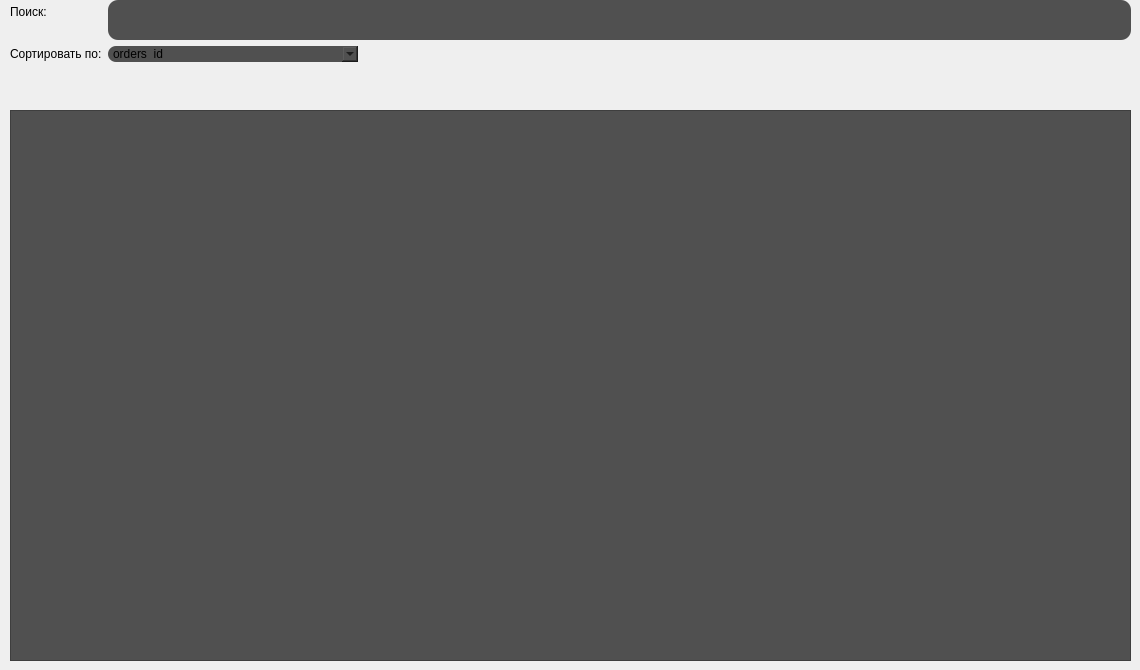
    <widget class="QWidget" name="page">
     <widget class="QWidget" name="formLayoutWidget">
      <property name="geometry">
       <rect>
        <x>10</x>
        <y>0</y>
        <width>1121</width>
        <height>111</height>
       </rect>
      </property>
      <layout class="QFormLayout" name="formLayout">
       <item row="1" column="0">
        <widget class="QLabel" name="label">
         <property name="text">
          <string>Поиск:</string>
         </property>
        </widget>
       </item>
       <item row="1" column="1">
        <widget class="QLineEdit" name="lineEdit_search">
         <property name="minimumSize">
          <size>
           <width>0</width>
           <height>40</height>
          </size>
         </property>
         <property name="maximumSize">
          <size>
           <width>1431</width>
           <height>16777215</height>
          </size>
         </property>
         <property name="font">
          <font>
           <family>Dubai Medium</family>
           <pointsize>11</pointsize>
          </font>
         </property>
         <property name="styleSheet">
          <string notr="true">border-width:4px; 
border-color: rgb(184, 184, 184);
border-radius: 10px; 
color: rgb(255, 255, 255);
background-color: rgb(80, 80, 80); </string>
         </property>
         <property name="maxLength">
          <number>32767</number>
         </property>
         <property name="frame">
          <bool>false</bool>
         </property>
        </widget>
       </item>
       <item row="2" column="0">
        <widget class="QLabel" name="label_2">
         <property name="text">
          <string>Сортировать по:</string>
         </property>
        </widget>
       </item>
       <item row="2" column="1">
        <widget class="QComboBox" name="comboBox">
         <property name="maximumSize">
          <size>
           <width>250</width>
           <height>16777215</height>
          </size>
         </property>
         <property name="styleSheet">
          <string notr="true">border-radius: 8px;
background-color: rgb(80, 80, 80);</string>
         </property>
         <item>
          <property name="text">
           <string>orders_id</string>
          </property>
         </item>
         <item>
          <property name="text">
           <string>name</string>
          </property>
         </item>
         <item>
          <property name="text">
           <string>color</string>
          </property>
         </item>
         <item>
          <property name="text">
           <string>brand</string>
          </property>
         </item>
        </widget>
       </item>
      </layout>
     </widget>
     <widget class="QTableView" name="tableView">
      <property name="geometry">
       <rect>
        <x>10</x>
        <y>110</y>
        <width>1121</width>
        <height>551</height>
       </rect>
      </property>
      <property name="palette">
       <palette>
        <active>
         <colorrole role="WindowText">
          <brush brushstyle="SolidPattern">
           <color alpha="255">
            <red>255</red>
            <green>255</green>
            <blue>255</blue>
           </color>
          </brush>
         </colorrole>
         <colorrole role="Button">
          <brush brushstyle="SolidPattern">
           <color alpha="255">
            <red>80</red>
            <green>80</green>
            <blue>80</blue>
           </color>
          </brush>
         </colorrole>
         <colorrole role="Light">
          <brush brushstyle="SolidPattern">
           <color alpha="255">
            <red>69</red>
            <green>73</green>
            <blue>73</blue>
           </color>
          </brush>
         </colorrole>
         <colorrole role="Midlight">
          <brush brushstyle="SolidPattern">
           <color alpha="255">
            <red>57</red>
            <green>61</green>
            <blue>61</blue>
           </color>
          </brush>
         </colorrole>
         <colorrole role="Dark">
          <brush brushstyle="SolidPattern">
           <color alpha="255">
            <red>23</red>
            <green>24</green>
            <blue>24</blue>
           </color>
          </brush>
         </colorrole>
         <colorrole role="Mid">
          <brush brushstyle="SolidPattern">
           <color alpha="255">
            <red>31</red>
            <green>33</green>
            <blue>33</blue>
           </color>
          </brush>
         </colorrole>
         <colorrole role="Text">
          <brush brushstyle="SolidPattern">
           <color alpha="255">
            <red>255</red>
            <green>255</green>
            <blue>255</blue>
           </color>
          </brush>
         </colorrole>
         <colorrole role="BrightText">
          <brush brushstyle="SolidPattern">
           <color alpha="255">
            <red>255</red>
            <green>255</green>
            <blue>255</blue>
           </color>
          </brush>
         </colorrole>
         <colorrole role="ButtonText">
          <brush brushstyle="SolidPattern">
           <color alpha="255">
            <red>255</red>
            <green>255</green>
            <blue>255</blue>
           </color>
          </brush>
         </colorrole>
         <colorrole role="Base">
          <brush brushstyle="SolidPattern">
           <color alpha="255">
            <red>80</red>
            <green>80</green>
            <blue>80</blue>
           </color>
          </brush>
         </colorrole>
         <colorrole role="Window">
          <brush brushstyle="SolidPattern">
           <color alpha="255">
            <red>80</red>
            <green>80</green>
            <blue>80</blue>
           </color>
          </brush>
         </colorrole>
         <colorrole role="Shadow">
          <brush brushstyle="SolidPattern">
           <color alpha="255">
            <red>0</red>
            <green>0</green>
            <blue>0</blue>
           </color>
          </brush>
         </colorrole>
         <colorrole role="Highlight">
          <brush brushstyle="SolidPattern">
           <color alpha="255">
            <red>40</red>
            <green>40</green>
            <blue>40</blue>
           </color>
          </brush>
         </colorrole>
         <colorrole role="HighlightedText">
          <brush brushstyle="SolidPattern">
           <color alpha="255">
            <red>255</red>
            <green>255</green>
            <blue>255</blue>
           </color>
          </brush>
         </colorrole>
         <colorrole role="AlternateBase">
          <brush brushstyle="SolidPattern">
           <color alpha="255">
            <red>80</red>
            <green>80</green>
            <blue>80</blue>
           </color>
          </brush>
         </colorrole>
         <colorrole role="ToolTipBase">
          <brush brushstyle="SolidPattern">
           <color alpha="255">
            <red>255</red>
            <green>255</green>
            <blue>220</blue>
           </color>
          </brush>
         </colorrole>
         <colorrole role="ToolTipText">
          <brush brushstyle="SolidPattern">
           <color alpha="255">
            <red>0</red>
            <green>0</green>
            <blue>0</blue>
           </color>
          </brush>
         </colorrole>
         <colorrole role="PlaceholderText">
          <brush brushstyle="SolidPattern">
           <color alpha="128">
            <red>255</red>
            <green>255</green>
            <blue>255</blue>
           </color>
          </brush>
         </colorrole>
        </active>
        <inactive>
         <colorrole role="WindowText">
          <brush brushstyle="SolidPattern">
           <color alpha="255">
            <red>255</red>
            <green>255</green>
            <blue>255</blue>
           </color>
          </brush>
         </colorrole>
         <colorrole role="Button">
          <brush brushstyle="SolidPattern">
           <color alpha="255">
            <red>80</red>
            <green>80</green>
            <blue>80</blue>
           </color>
          </brush>
         </colorrole>
         <colorrole role="Light">
          <brush brushstyle="SolidPattern">
           <color alpha="255">
            <red>69</red>
            <green>73</green>
            <blue>73</blue>
           </color>
          </brush>
         </colorrole>
         <colorrole role="Midlight">
          <brush brushstyle="SolidPattern">
           <color alpha="255">
            <red>57</red>
            <green>61</green>
            <blue>61</blue>
           </color>
          </brush>
         </colorrole>
         <colorrole role="Dark">
          <brush brushstyle="SolidPattern">
           <color alpha="255">
            <red>23</red>
            <green>24</green>
            <blue>24</blue>
           </color>
          </brush>
         </colorrole>
         <colorrole role="Mid">
          <brush brushstyle="SolidPattern">
           <color alpha="255">
            <red>31</red>
            <green>33</green>
            <blue>33</blue>
           </color>
          </brush>
         </colorrole>
         <colorrole role="Text">
          <brush brushstyle="SolidPattern">
           <color alpha="255">
            <red>255</red>
            <green>255</green>
            <blue>255</blue>
           </color>
          </brush>
         </colorrole>
         <colorrole role="BrightText">
          <brush brushstyle="SolidPattern">
           <color alpha="255">
            <red>255</red>
            <green>255</green>
            <blue>255</blue>
           </color>
          </brush>
         </colorrole>
         <colorrole role="ButtonText">
          <brush brushstyle="SolidPattern">
           <color alpha="255">
            <red>255</red>
            <green>255</green>
            <blue>255</blue>
           </color>
          </brush>
         </colorrole>
         <colorrole role="Base">
          <brush brushstyle="SolidPattern">
           <color alpha="255">
            <red>80</red>
            <green>80</green>
            <blue>80</blue>
           </color>
          </brush>
         </colorrole>
         <colorrole role="Window">
          <brush brushstyle="SolidPattern">
           <color alpha="255">
            <red>80</red>
            <green>80</green>
            <blue>80</blue>
           </color>
          </brush>
         </colorrole>
         <colorrole role="Shadow">
          <brush brushstyle="SolidPattern">
           <color alpha="255">
            <red>0</red>
            <green>0</green>
            <blue>0</blue>
           </color>
          </brush>
         </colorrole>
         <colorrole role="Highlight">
          <brush brushstyle="SolidPattern">
           <color alpha="255">
            <red>40</red>
            <green>40</green>
            <blue>40</blue>
           </color>
          </brush>
         </colorrole>
         <colorrole role="HighlightedText">
          <brush brushstyle="SolidPattern">
           <color alpha="255">
            <red>255</red>
            <green>255</green>
            <blue>255</blue>
           </color>
          </brush>
         </colorrole>
         <colorrole role="AlternateBase">
          <brush brushstyle="SolidPattern">
           <color alpha="255">
            <red>80</red>
            <green>80</green>
            <blue>80</blue>
           </color>
          </brush>
         </colorrole>
         <colorrole role="ToolTipBase">
          <brush brushstyle="SolidPattern">
           <color alpha="255">
            <red>255</red>
            <green>255</green>
            <blue>220</blue>
           </color>
          </brush>
         </colorrole>
         <colorrole role="ToolTipText">
          <brush brushstyle="SolidPattern">
           <color alpha="255">
            <red>0</red>
            <green>0</green>
            <blue>0</blue>
           </color>
          </brush>
         </colorrole>
         <colorrole role="PlaceholderText">
          <brush brushstyle="SolidPattern">
           <color alpha="128">
            <red>255</red>
            <green>255</green>
            <blue>255</blue>
           </color>
          </brush>
         </colorrole>
        </inactive>
        <disabled>
         <colorrole role="WindowText">
          <brush brushstyle="SolidPattern">
           <color alpha="255">
            <red>255</red>
            <green>255</green>
            <blue>255</blue>
           </color>
          </brush>
         </colorrole>
         <colorrole role="Button">
          <brush brushstyle="SolidPattern">
           <color alpha="255">
            <red>80</red>
            <green>80</green>
            <blue>80</blue>
           </color>
          </brush>
         </colorrole>
         <colorrole role="Light">
          <brush brushstyle="SolidPattern">
           <color alpha="255">
            <red>69</red>
            <green>73</green>
            <blue>73</blue>
           </color>
          </brush>
         </colorrole>
         <colorrole role="Midlight">
          <brush brushstyle="SolidPattern">
           <color alpha="255">
            <red>57</red>
            <green>61</green>
            <blue>61</blue>
           </color>
          </brush>
         </colorrole>
         <colorrole role="Dark">
          <brush brushstyle="SolidPattern">
           <color alpha="255">
            <red>23</red>
            <green>24</green>
            <blue>24</blue>
           </color>
          </brush>
         </colorrole>
         <colorrole role="Mid">
          <brush brushstyle="SolidPattern">
           <color alpha="255">
            <red>31</red>
            <green>33</green>
            <blue>33</blue>
           </color>
          </brush>
         </colorrole>
         <colorrole role="Text">
          <brush brushstyle="SolidPattern">
           <color alpha="255">
            <red>255</red>
            <green>255</green>
            <blue>255</blue>
           </color>
          </brush>
         </colorrole>
         <colorrole role="BrightText">
          <brush brushstyle="SolidPattern">
           <color alpha="255">
            <red>255</red>
            <green>255</green>
            <blue>255</blue>
           </color>
          </brush>
         </colorrole>
         <colorrole role="ButtonText">
          <brush brushstyle="SolidPattern">
           <color alpha="255">
            <red>255</red>
            <green>255</green>
            <blue>255</blue>
           </color>
          </brush>
         </colorrole>
         <colorrole role="Base">
          <brush brushstyle="SolidPattern">
           <color alpha="255">
            <red>80</red>
            <green>80</green>
            <blue>80</blue>
           </color>
          </brush>
         </colorrole>
         <colorrole role="Window">
          <brush brushstyle="SolidPattern">
           <color alpha="255">
            <red>80</red>
            <green>80</green>
            <blue>80</blue>
           </color>
          </brush>
         </colorrole>
         <colorrole role="Shadow">
          <brush brushstyle="SolidPattern">
           <color alpha="255">
            <red>0</red>
            <green>0</green>
            <blue>0</blue>
           </color>
          </brush>
         </colorrole>
         <colorrole role="Highlight">
          <brush brushstyle="SolidPattern">
           <color alpha="255">
            <red>40</red>
            <green>40</green>
            <blue>40</blue>
           </color>
          </brush>
         </colorrole>
         <colorrole role="HighlightedText">
          <brush brushstyle="SolidPattern">
           <color alpha="255">
            <red>255</red>
            <green>255</green>
            <blue>255</blue>
           </color>
          </brush>
         </colorrole>
         <colorrole role="AlternateBase">
          <brush brushstyle="SolidPattern">
           <color alpha="255">
            <red>80</red>
            <green>80</green>
            <blue>80</blue>
           </color>
          </brush>
         </colorrole>
         <colorrole role="ToolTipBase">
          <brush brushstyle="SolidPattern">
           <color alpha="255">
            <red>255</red>
            <green>255</green>
            <blue>220</blue>
           </color>
          </brush>
         </colorrole>
         <colorrole role="ToolTipText">
          <brush brushstyle="SolidPattern">
           <color alpha="255">
            <red>0</red>
            <green>0</green>
            <blue>0</blue>
           </color>
          </brush>
         </colorrole>
         <colorrole role="PlaceholderText">
          <brush brushstyle="SolidPattern">
           <color alpha="128">
            <red>255</red>
            <green>255</green>
            <blue>255</blue>
           </color>
          </brush>
         </colorrole>
        </disabled>
       </palette>
      </property>
      <property name="styleSheet">
       <string notr="true">background-color: rgb(80, 80, 80);
selection-color: rgb(106, 106, 106);
alternate-background-color: rgb(80, 80, 80);
gridline-color: rgb(52, 52, 52);
border-color: rgb(80, 80, 80);
selection-color: rgb(255, 255, 255);
selection-background-color: rgb(40, 40, 40);
color: rgb(255, 255, 255);</string>
      </property>
      <attribute name="verticalHeaderVisible">
       <bool>false</bool>
      </attribute>
     </widget>
    </widget>
